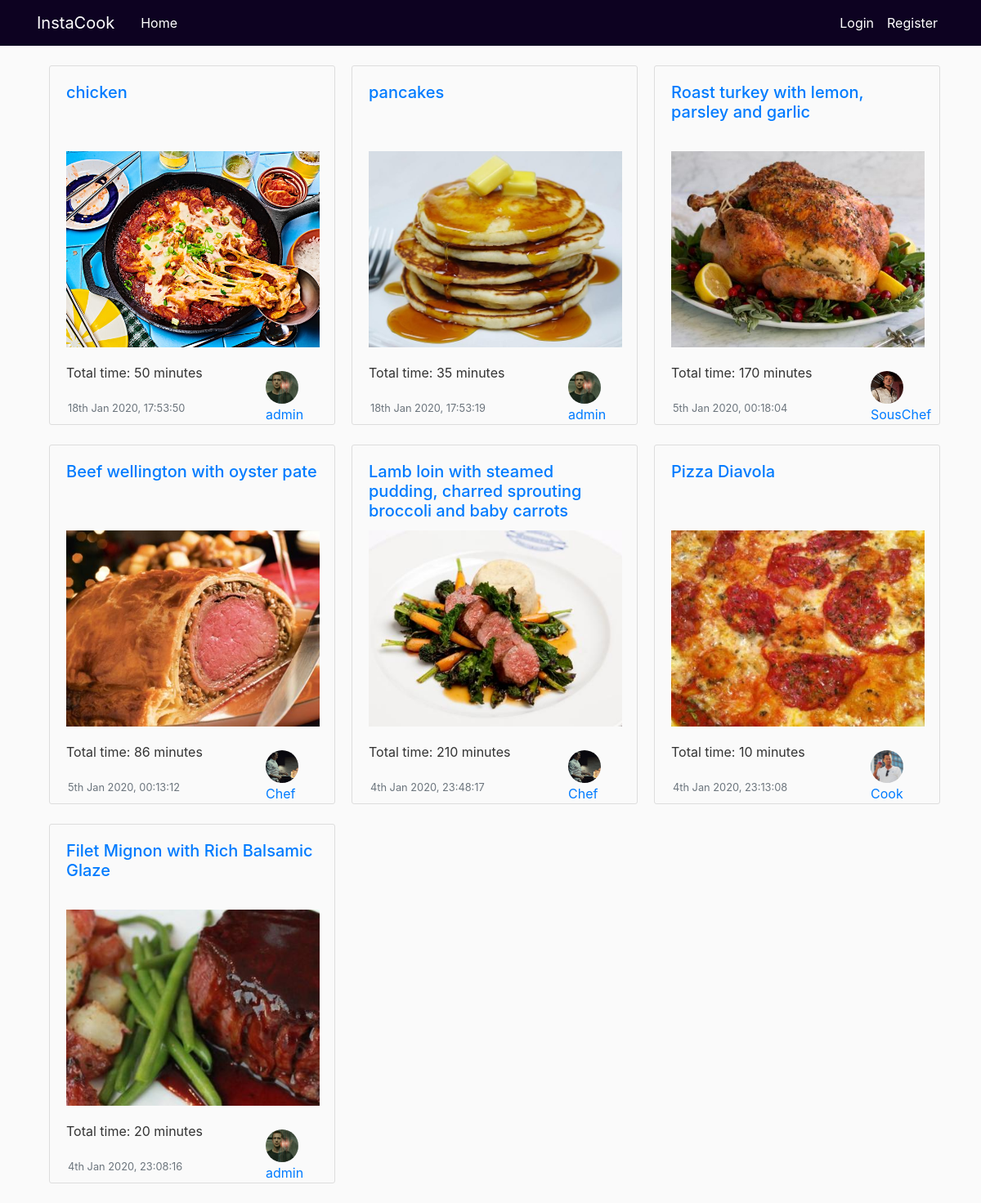
The page / on the database its author committed.
### recipes/models.py (models this page shows, shortened)
class Post(models.Model):
    title = models.CharField(max_length = 200)
    content = models.TextField()
    time = models.PositiveIntegerField(default = 0)
    date_posted = models.DateTimeField(default = timezone.now)
    author = models.ForeignKey(User, on_delete = models.CASCADE)
    image = models.ImageField(default = 'default.jpg', upload_to= 'recipe_pics')

### users/models.py (models this page shows, shortened)
class Profile(models.Model):
    user = models.OneToOneField(User, on_delete= models.CASCADE)
    image = models.ImageField(default = 'default.jpg', upload_to= 'profile_pics')

### recipes/views.py (the view)
# urls.py: path('', PostListView.as_view(), name='recipes-home'),
class PostListView(ListView):
    model = Post
    template_name = 'recipes/home.html'
    context_object_name = 'posts'
    ordering = ['-date_posted']

### recipes/templates/recipes/home.html
{% extends "recipes/base.html" %}
{% block content %}
<div class="container-fluid">
    <div class="row">
    {% for post in posts %}
        <div class="col-md-4 pb-4" id="recipe-card">
                <div class="card-body">
                    <h5 class="card-title"><a href="{% url 'post-detail' post.id %}"> {{ post.title }} </a></h5>
                    <a href="{% url 'post-detail' post.id %}">
                        <img alt="{{ post.title }}" class="fixed-recipe-card_img" id = "recipe-image" src="{{ post.image.url }}">
                    </a>
                    <p id ="recipe-time">Total time: {{ post.time }} minutes</p>
                    <small class="text-muted" id ="post-date">{{ post.date_posted|date:"jS M Y," }} {{ post.date_posted|time:"H:i:s" }}</small>
                        <a class="mr-2" href="{% url 'user-posts' post.author.username %}" id="post-author">{{ post.author }}</a>
                        <img class ="rounded-circle article-img" src ="{{ post.author.profile.image.url}}" id="post-small-image">
                </div>
        </div>
    {% endfor %}
    </div>
</div>
{% endblock content %}

### recipes/templates/recipes/base.html (shortened to what this page needs)
{% load static %}
<!DOCTYPE html>
<html>
<head>
    <link rel="stylesheet" href="https://stackpath.bootstrapcdn.com/bootstrap/4.4.1/css/bootstrap.min.css">
    <link rel="stylesheet" type="text/css" href="{%static 'recipes/main.css' %}">
</head>
<body>
<header class="site-header">
    <nav class="navbar navbar-expand-md navbar-dark bg-col fixed-top">
        <div class="container">
            <a class="navbar-brand mr-4" id ="brand-title" href="{% url 'recipes-home' %}">InstaCook</a>
            <div class="collapse navbar-collapse" id="navbarToggle">
                <div class="navbar-nav mr-auto">
                    <a class="nav-item nav-link" href="{% url 'recipes-home' %}">Home</a>
                </div>
                <div class="navbar-nav">
                    {% if user.is_authenticated %}
                    <a class="nav-item nav-link" href="{% url 'post-create' %}">Post New Recipe</a>
                    <a class="nav-item nav-link" href="{% url 'profile' %}">Profile</a>
                    <a class="nav-item nav-link" href="{% url 'logout' %}">Logout</a>
                    {% else %}
                    <a class="nav-item nav-link" href="{% url 'login' %}">Login</a>
                    <a class="nav-item nav-link" href="{% url 'register' %}">Register</a>
                    {% endif %}
                </div>
            </div>
        </div>
    </nav>
</header>
<main role="main" class="container">
    <div class="row">
        <div class="col-md-12">
            {% block content %}{% endblock %}
        </div>
</main>
</body>
</html>

### recipes/static/recipes/main.css (style rules this page uses)
body { background: #fafafa; color: #333333; margin-top: 5rem; }
h1, h2, h3, h4, h5, h6 { color: #444444; }
.bg-col { background-color: #0D0221; }
.site-header .navbar-nav .nav-link { color: #ffffff; }
#brand-title { color: #ffffff; }
.article-img { height: 40px; width: 40px; margin-right: 10px; }
.fixed-recipe-card_img { padding-top: 10px; max-width: 310px; max-height: 250px; object-fit: cover; overflow: hidden; }
.card-body { padding-bottom: 15px; border: 1px solid #dddddd; border-radius: 3px; height: 440px; width: 350px; }
#recipe-image { height: 300px; width: 390px; position: absolute; top: 95px; }
#post-author { position: absolute; bottom: 25px; left: 280px; }
#post-small-image { position: absolute; bottom: 50px; left: 280px; }
#post-date { position: absolute; left: 38px; bottom: 35px; }
#recipe-time { position: absolute; bottom: 60px; }

### rows shown on the page
Post: title "chicken", title (picture), time "50", date_posted "18th Jan 2020,", date_posted "17:53:50", author "admin", author.profile.image (picture)
Post: title "pancakes", title (picture), time "35", date_posted "18th Jan 2020,", date_posted "17:53:19", author "admin", author.profile.image (picture)
Post: title "Roast turkey with lemon, parsley and garlic", image (picture), time "170", date_posted "5th Jan 2020,", date_posted "00:18:04", author "SousChef", author.profile.image (picture)
Post: title "Beef wellington with oyster pate", image (picture), time "86", date_posted "5th Jan 2020,", date_posted "00:13:12", author "Chef", author.profile.image (picture)
Post: title "Lamb loin with steamed pudding, charred sprouting broccoli and baby carrots", image (picture), time "210", date_posted "4th Jan 2020,", date_posted "23:48:17", author "Chef", author.profile.image (picture)
Post: title "Pizza Diavola", image (picture), time "10", date_posted "4th Jan 2020,", date_posted "23:13:08", author "Cook", author.profile.image (picture)
Post: title "Filet Mignon with Rich Balsamic Glaze", image (picture), time "20", date_posted "4th Jan 2020,", date_posted "23:08:16", author "admin", author.profile.image (picture)
